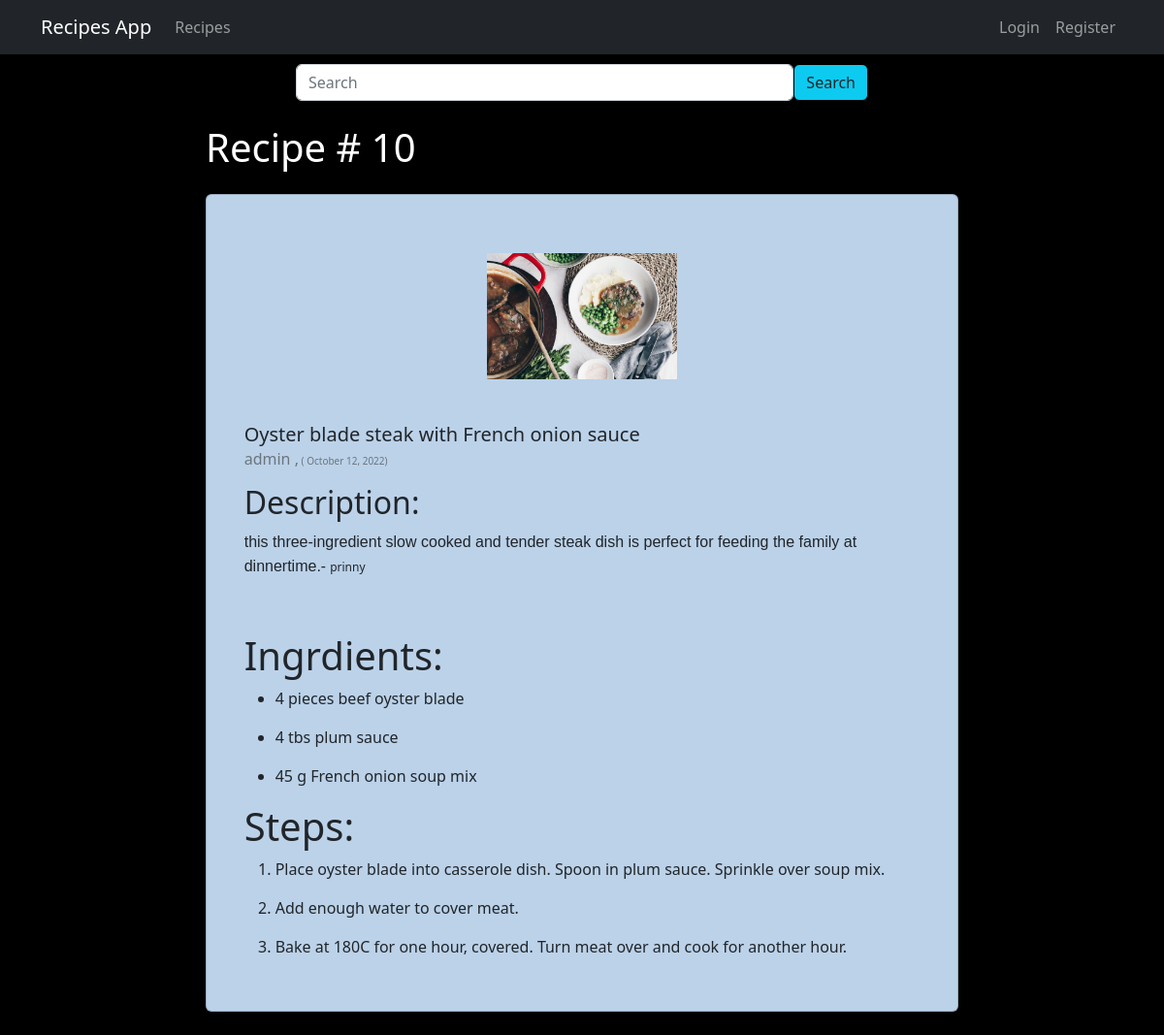
The page /recipe/10 on the database its author committed.
### myapp/models.py (models this page shows, shortened)
class Recipe(models.Model):
    title = models.CharField(max_length=100)
    author = models.ForeignKey(User, on_delete=models.CASCADE)
    description = RichTextField()
    ingre = RichTextField()
    steps =RichTextField()
    created_at = models.DateTimeField(auto_now_add=True)
    updated_at = models.DateTimeField(auto_now=True)
    img = models.FileField(upload_to='recipe_img/')

### myapp/views.py (the view)
# urls.py: path('recipe/<int:pk>', RecipeDetailView.as_view(), name="recipes-detail"),
class RecipeDetailView(DetailView):
    model = Recipe
    template_name = 'recipe-detail.html'
    context_object_name = 'recipes'
    def get_context_data(self, **kwargs):
        context = super().get_context_data(**kwargs)
        context['author'] =  Recipe.objects.get(id = self.kwargs['pk']).author
        return context

### Templates/recipe-detail.html (shortened to what this page needs)
{% extends "base.html" %}
{% block content %}
<h1 style="color:white">Recipe # {{object.id}}</h1>
      <div class="card my-4" style='background-color:#bbd2e9'>
     <div class="column" style='  margin: 5%;  '>
    <div class="card-body" style=' display:flex;    '>
   <img
   src="../media/{{object.img}}"
   class=" shadow-1-strong rounded mb-4"
   alt="img" style='padding:5px;width:31%;  margin: auto;  '
   />
  </div>
    <h5 class="card-title">{{ object.title }}</h5>
    <h6 class="card-subtitle mb-2 text-muted">{{ object.author }} ,<span style="font-size:10px">  (  {{ object.updated_at|date:"F d, Y" }}) </span></h6>
    <p class="card-text"><h2>Description:</h2>{{ object.description | safe}}</p>
    <br>
    <p class="card-text"><h1>Ingrdients:</h1>
        {{ object.ingre | safe}}</p>
    <p class="card-text"><h1>Steps:</h1>
        {{ object.steps | safe}}</p>
  </div>
</div>
{% endblock content %}

### rows shown on the page
Recipe: id "10", img (picture), title "Oyster blade steak with French onion sauce", author "admin", updated_at "October 12, 2022", description "this three-ingredient slow cooked and tender steak dish is perfect for feeding the family at dinnertime. - prinny", ingre "4 pieces beef oyster blade 4 tbs plum sauce 45 g French onion soup mix", steps "Place oyster blade into casserole dish. Spoon in plum sauce. Sprinkle over soup mix. Add enough water to cover meat. Bake at 180C for one hour, covere d. Turn meat over and cook for another hour."
